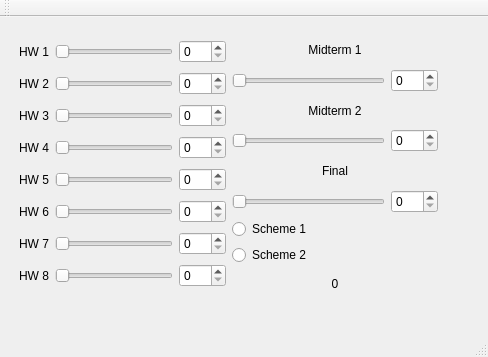
<?xml version="1.0" encoding="UTF-8"?>
<ui version="4.0">
 <class>gradeCalc</class>
 <widget class="QMainWindow" name="gradeCalc">
  <property name="geometry">
   <rect>
    <x>0</x>
    <y>0</y>
    <width>488</width>
    <height>357</height>
   </rect>
  </property>
  <property name="windowTitle">
   <string>gradeCalc</string>
  </property>
  <widget class="QWidget" name="centralWidget">
   <widget class="QWidget" name="">
    <property name="geometry">
     <rect>
      <x>8</x>
      <y>9</y>
      <width>441</width>
      <height>281</height>
     </rect>
    </property>
    <layout class="QHBoxLayout" name="horizontalLayout_12">
     <item>
      <layout class="QVBoxLayout" name="verticalLayout">
       <item>
        <layout class="QHBoxLayout" name="horizontalLayout">
         <item>
          <widget class="QLabel" name="label_5">
           <property name="text">
            <string>HW 1</string>
           </property>
          </widget>
         </item>
         <item>
          <widget class="QSlider" name="sliderhw1">
           <property name="maximum">
            <number>100</number>
           </property>
           <property name="orientation">
            <enum>Qt::Horizontal</enum>
           </property>
          </widget>
         </item>
         <item>
          <widget class="QSpinBox" name="spinboxhw1">
           <property name="maximum">
            <number>100</number>
           </property>
          </widget>
         </item>
        </layout>
       </item>
       <item>
        <layout class="QHBoxLayout" name="horizontalLayout_7">
         <item>
          <widget class="QLabel" name="label_6">
           <property name="text">
            <string>HW 2</string>
           </property>
          </widget>
         </item>
         <item>
          <widget class="QSlider" name="sliderhw2">
           <property name="maximum">
            <number>100</number>
           </property>
           <property name="orientation">
            <enum>Qt::Horizontal</enum>
           </property>
          </widget>
         </item>
         <item>
          <widget class="QSpinBox" name="spinboxhw2">
           <property name="maximum">
            <number>100</number>
           </property>
          </widget>
         </item>
        </layout>
       </item>
       <item>
        <layout class="QHBoxLayout" name="horizontalLayout_8">
         <item>
          <widget class="QLabel" name="label_7">
           <property name="text">
            <string>HW 3</string>
           </property>
          </widget>
         </item>
         <item>
          <widget class="QSlider" name="sliderhw3">
           <property name="maximum">
            <number>100</number>
           </property>
           <property name="orientation">
            <enum>Qt::Horizontal</enum>
           </property>
          </widget>
         </item>
         <item>
          <widget class="QSpinBox" name="spinboxhw3">
           <property name="maximum">
            <number>100</number>
           </property>
          </widget>
         </item>
        </layout>
       </item>
       <item>
        <layout class="QHBoxLayout" name="horizontalLayout_3">
         <item>
          <widget class="QLabel" name="label_8">
           <property name="text">
            <string>HW 4</string>
           </property>
          </widget>
         </item>
         <item>
          <widget class="QSlider" name="sliderhw4">
           <property name="maximum">
            <number>100</number>
           </property>
           <property name="orientation">
            <enum>Qt::Horizontal</enum>
           </property>
          </widget>
         </item>
         <item>
          <widget class="QSpinBox" name="spinboxhw4">
           <property name="maximum">
            <number>100</number>
           </property>
          </widget>
         </item>
        </layout>
       </item>
       <item>
        <layout class="QHBoxLayout" name="horizontalLayout_4">
         <item>
          <widget class="QLabel" name="label_9">
           <property name="text">
            <string>HW 5</string>
           </property>
          </widget>
         </item>
         <item>
          <widget class="QSlider" name="sliderhw5">
           <property name="maximum">
            <number>100</number>
           </property>
           <property name="orientation">
            <enum>Qt::Horizontal</enum>
           </property>
          </widget>
         </item>
         <item>
          <widget class="QSpinBox" name="spinboxhw5">
           <property name="maximum">
            <number>100</number>
           </property>
          </widget>
         </item>
        </layout>
       </item>
       <item>
        <layout class="QHBoxLayout" name="horizontalLayout_5">
         <item>
          <widget class="QLabel" name="label_10">
           <property name="text">
            <string>HW 6</string>
           </property>
          </widget>
         </item>
         <item>
          <widget class="QSlider" name="sliderhw6">
           <property name="maximum">
            <number>100</number>
           </property>
           <property name="orientation">
            <enum>Qt::Horizontal</enum>
           </property>
          </widget>
         </item>
         <item>
          <widget class="QSpinBox" name="spinboxhw6">
           <property name="maximum">
            <number>100</number>
           </property>
          </widget>
         </item>
        </layout>
       </item>
       <item>
        <layout class="QHBoxLayout" name="horizontalLayout_6">
         <item>
          <widget class="QLabel" name="label_11">
           <property name="text">
            <string>HW 7</string>
           </property>
          </widget>
         </item>
         <item>
          <widget class="QSlider" name="sliderhw7">
           <property name="maximum">
            <number>100</number>
           </property>
           <property name="orientation">
            <enum>Qt::Horizontal</enum>
           </property>
          </widget>
         </item>
         <item>
          <widget class="QSpinBox" name="spinboxhw7">
           <property name="maximum">
            <number>100</number>
           </property>
          </widget>
         </item>
        </layout>
       </item>
       <item>
        <layout class="QHBoxLayout" name="horizontalLayout_2">
         <item>
          <widget class="QLabel" name="label_12">
           <property name="text">
            <string>HW 8</string>
           </property>
          </widget>
         </item>
         <item>
          <widget class="QSlider" name="sliderhw8">
           <property name="maximum">
            <number>100</number>
           </property>
           <property name="orientation">
            <enum>Qt::Horizontal</enum>
           </property>
          </widget>
         </item>
         <item>
          <widget class="QSpinBox" name="spinboxhw8">
           <property name="maximum">
            <number>100</number>
           </property>
          </widget>
         </item>
        </layout>
       </item>
      </layout>
     </item>
     <item>
      <layout class="QVBoxLayout" name="verticalLayout_2">
       <item>
        <widget class="QLabel" name="label_2">
         <property name="text">
          <string>Midterm 1</string>
         </property>
         <property name="alignment">
          <set>Qt::AlignCenter</set>
         </property>
        </widget>
       </item>
       <item>
        <layout class="QHBoxLayout" name="horizontalLayout_9">
         <item>
          <widget class="QSlider" name="testslider1">
           <property name="maximum">
            <number>100</number>
           </property>
           <property name="orientation">
            <enum>Qt::Horizontal</enum>
           </property>
          </widget>
         </item>
         <item>
          <widget class="QSpinBox" name="testbox1">
           <property name="maximum">
            <number>100</number>
           </property>
          </widget>
         </item>
        </layout>
       </item>
       <item>
        <widget class="QLabel" name="label_3">
         <property name="text">
          <string>Midterm 2</string>
         </property>
         <property name="alignment">
          <set>Qt::AlignCenter</set>
         </property>
        </widget>
       </item>
       <item>
        <layout class="QHBoxLayout" name="horizontalLayout_10">
         <item>
          <widget class="QSlider" name="testslider2">
           <property name="maximum">
            <number>100</number>
           </property>
           <property name="orientation">
            <enum>Qt::Horizontal</enum>
           </property>
          </widget>
         </item>
         <item>
          <widget class="QSpinBox" name="testbox2">
           <property name="maximum">
            <number>100</number>
           </property>
          </widget>
         </item>
        </layout>
       </item>
       <item>
        <widget class="QLabel" name="label_4">
         <property name="text">
          <string>Final</string>
         </property>
         <property name="alignment">
          <set>Qt::AlignCenter</set>
         </property>
        </widget>
       </item>
       <item>
        <layout class="QHBoxLayout" name="horizontalLayout_11">
         <item>
          <widget class="QSlider" name="testslider3">
           <property name="maximum">
            <number>100</number>
           </property>
           <property name="orientation">
            <enum>Qt::Horizontal</enum>
           </property>
          </widget>
         </item>
         <item>
          <widget class="QSpinBox" name="testbox3">
           <property name="maximum">
            <number>100</number>
           </property>
          </widget>
         </item>
        </layout>
       </item>
       <item>
        <widget class="QRadioButton" name="formula1">
         <property name="text">
          <string>Scheme 1</string>
         </property>
        </widget>
       </item>
       <item>
        <widget class="QRadioButton" name="formula2">
         <property name="text">
          <string>Scheme 2</string>
         </property>
        </widget>
       </item>
       <item>
        <widget class="QLabel" name="label">
         <property name="text">
          <string>0</string>
         </property>
         <property name="alignment">
          <set>Qt::AlignCenter</set>
         </property>
        </widget>
       </item>
      </layout>
     </item>
    </layout>
   </widget>
  </widget>
  <widget class="QMenuBar" name="menuBar">
   <property name="geometry">
    <rect>
     <x>0</x>
     <y>0</y>
     <width>488</width>
     <height>17</height>
    </rect>
   </property>
  </widget>
  <widget class="QToolBar" name="mainToolBar">
   <attribute name="toolBarArea">
    <enum>TopToolBarArea</enum>
   </attribute>
   <attribute name="toolBarBreak">
    <bool>false</bool>
   </attribute>
  </widget>
  <widget class="QStatusBar" name="statusBar"/>
 </widget>
 <layoutdefault spacing="6" margin="11"/>
 <resources/>
 <connections>
  <connection>
   <sender>sliderhw1</sender>
   <signal>valueChanged(int)</signal>
   <receiver>spinboxhw1</receiver>
   <slot>setValue(int)</slot>
   <hints>
    <hint type="sourcelabel">
     <x>221</x>
     <y>56</y>
    </hint>
    <hint type="destinationlabel">
     <x>324</x>
     <y>61</y>
    </hint>
   </hints>
  </connection>
  <connection>
   <sender>spinboxhw1</sender>
   <signal>valueChanged(int)</signal>
   <receiver>sliderhw1</receiver>
   <slot>setValue(int)</slot>
   <hints>
    <hint type="sourcelabel">
     <x>324</x>
     <y>61</y>
    </hint>
    <hint type="destinationlabel">
     <x>221</x>
     <y>56</y>
    </hint>
   </hints>
  </connection>
  <connection>
   <sender>sliderhw2</sender>
   <signal>valueChanged(int)</signal>
   <receiver>spinboxhw2</receiver>
   <slot>setValue(int)</slot>
   <hints>
    <hint type="sourcelabel">
     <x>272</x>
     <y>85</y>
    </hint>
    <hint type="destinationlabel">
     <x>324</x>
     <y>90</y>
    </hint>
   </hints>
  </connection>
  <connection>
   <sender>spinboxhw2</sender>
   <signal>valueChanged(int)</signal>
   <receiver>sliderhw2</receiver>
   <slot>setValue(int)</slot>
   <hints>
    <hint type="sourcelabel">
     <x>296</x>
     <y>81</y>
    </hint>
    <hint type="destinationlabel">
     <x>228</x>
     <y>76</y>
    </hint>
   </hints>
  </connection>
  <connection>
   <sender>sliderhw3</sender>
   <signal>valueChanged(int)</signal>
   <receiver>spinboxhw3</receiver>
   <slot>setValue(int)</slot>
   <hints>
    <hint type="sourcelabel">
     <x>255</x>
     <y>113</y>
    </hint>
    <hint type="destinationlabel">
     <x>287</x>
     <y>113</y>
    </hint>
   </hints>
  </connection>
  <connection>
   <sender>spinboxhw3</sender>
   <signal>valueChanged(int)</signal>
   <receiver>sliderhw3</receiver>
   <slot>setValue(int)</slot>
   <hints>
    <hint type="sourcelabel">
     <x>324</x>
     <y>118</y>
    </hint>
    <hint type="destinationlabel">
     <x>274</x>
     <y>113</y>
    </hint>
   </hints>
  </connection>
  <connection>
   <sender>sliderhw4</sender>
   <signal>valueChanged(int)</signal>
   <receiver>spinboxhw4</receiver>
   <slot>setValue(int)</slot>
   <hints>
    <hint type="sourcelabel">
     <x>273</x>
     <y>142</y>
    </hint>
    <hint type="destinationlabel">
     <x>306</x>
     <y>146</y>
    </hint>
   </hints>
  </connection>
  <connection>
   <sender>spinboxhw4</sender>
   <signal>valueChanged(int)</signal>
   <receiver>sliderhw4</receiver>
   <slot>setValue(int)</slot>
   <hints>
    <hint type="sourcelabel">
     <x>324</x>
     <y>147</y>
    </hint>
    <hint type="destinationlabel">
     <x>261</x>
     <y>142</y>
    </hint>
   </hints>
  </connection>
  <connection>
   <sender>sliderhw5</sender>
   <signal>valueChanged(int)</signal>
   <receiver>spinboxhw5</receiver>
   <slot>setValue(int)</slot>
   <hints>
    <hint type="sourcelabel">
     <x>251</x>
     <y>171</y>
    </hint>
    <hint type="destinationlabel">
     <x>324</x>
     <y>176</y>
    </hint>
   </hints>
  </connection>
  <connection>
   <sender>spinboxhw5</sender>
   <signal>valueChanged(int)</signal>
   <receiver>sliderhw5</receiver>
   <slot>setValue(int)</slot>
   <hints>
    <hint type="sourcelabel">
     <x>288</x>
     <y>171</y>
    </hint>
    <hint type="destinationlabel">
     <x>210</x>
     <y>170</y>
    </hint>
   </hints>
  </connection>
  <connection>
   <sender>sliderhw6</sender>
   <signal>valueChanged(int)</signal>
   <receiver>spinboxhw6</receiver>
   <slot>setValue(int)</slot>
   <hints>
    <hint type="sourcelabel">
     <x>269</x>
     <y>200</y>
    </hint>
    <hint type="destinationlabel">
     <x>324</x>
     <y>205</y>
    </hint>
   </hints>
  </connection>
  <connection>
   <sender>spinboxhw6</sender>
   <signal>valueChanged(int)</signal>
   <receiver>sliderhw6</receiver>
   <slot>setValue(int)</slot>
   <hints>
    <hint type="sourcelabel">
     <x>291</x>
     <y>198</y>
    </hint>
    <hint type="destinationlabel">
     <x>225</x>
     <y>199</y>
    </hint>
   </hints>
  </connection>
  <connection>
   <sender>sliderhw7</sender>
   <signal>valueChanged(int)</signal>
   <receiver>spinboxhw7</receiver>
   <slot>setValue(int)</slot>
   <hints>
    <hint type="sourcelabel">
     <x>264</x>
     <y>228</y>
    </hint>
    <hint type="destinationlabel">
     <x>324</x>
     <y>233</y>
    </hint>
   </hints>
  </connection>
  <connection>
   <sender>spinboxhw7</sender>
   <signal>valueChanged(int)</signal>
   <receiver>sliderhw7</receiver>
   <slot>setValue(int)</slot>
   <hints>
    <hint type="sourcelabel">
     <x>291</x>
     <y>231</y>
    </hint>
    <hint type="destinationlabel">
     <x>257</x>
     <y>228</y>
    </hint>
   </hints>
  </connection>
  <connection>
   <sender>sliderhw8</sender>
   <signal>valueChanged(int)</signal>
   <receiver>spinboxhw8</receiver>
   <slot>setValue(int)</slot>
   <hints>
    <hint type="sourcelabel">
     <x>278</x>
     <y>257</y>
    </hint>
    <hint type="destinationlabel">
     <x>324</x>
     <y>262</y>
    </hint>
   </hints>
  </connection>
  <connection>
   <sender>spinboxhw8</sender>
   <signal>valueChanged(int)</signal>
   <receiver>sliderhw8</receiver>
   <slot>setValue(int)</slot>
   <hints>
    <hint type="sourcelabel">
     <x>302</x>
     <y>262</y>
    </hint>
    <hint type="destinationlabel">
     <x>275</x>
     <y>257</y>
    </hint>
   </hints>
  </connection>
  <connection>
   <sender>testslider1</sender>
   <signal>valueChanged(int)</signal>
   <receiver>testbox1</receiver>
   <slot>setValue(int)</slot>
   <hints>
    <hint type="sourcelabel">
     <x>383</x>
     <y>76</y>
    </hint>
    <hint type="destinationlabel">
     <x>422</x>
     <y>78</y>
    </hint>
   </hints>
  </connection>
  <connection>
   <sender>testbox1</sender>
   <signal>valueChanged(int)</signal>
   <receiver>testslider1</receiver>
   <slot>setValue(int)</slot>
   <hints>
    <hint type="sourcelabel">
     <x>428</x>
     <y>70</y>
    </hint>
    <hint type="destinationlabel">
     <x>397</x>
     <y>79</y>
    </hint>
   </hints>
  </connection>
  <connection>
   <sender>testslider2</sender>
   <signal>valueChanged(int)</signal>
   <receiver>testbox2</receiver>
   <slot>setValue(int)</slot>
   <hints>
    <hint type="sourcelabel">
     <x>377</x>
     <y>132</y>
    </hint>
    <hint type="destinationlabel">
     <x>416</x>
     <y>132</y>
    </hint>
   </hints>
  </connection>
  <connection>
   <sender>testbox2</sender>
   <signal>valueChanged(int)</signal>
   <receiver>testslider2</receiver>
   <slot>setValue(int)</slot>
   <hints>
    <hint type="sourcelabel">
     <x>422</x>
     <y>140</y>
    </hint>
    <hint type="destinationlabel">
     <x>393</x>
     <y>131</y>
    </hint>
   </hints>
  </connection>
  <connection>
   <sender>testslider3</sender>
   <signal>valueChanged(int)</signal>
   <receiver>testbox3</receiver>
   <slot>setValue(int)</slot>
   <hints>
    <hint type="sourcelabel">
     <x>358</x>
     <y>183</y>
    </hint>
    <hint type="destinationlabel">
     <x>433</x>
     <y>195</y>
    </hint>
   </hints>
  </connection>
  <connection>
   <sender>testbox3</sender>
   <signal>valueChanged(int)</signal>
   <receiver>testslider3</receiver>
   <slot>setValue(int)</slot>
   <hints>
    <hint type="sourcelabel">
     <x>429</x>
     <y>185</y>
    </hint>
    <hint type="destinationlabel">
     <x>395</x>
     <y>190</y>
    </hint>
   </hints>
  </connection>
 </connections>
</ui>
